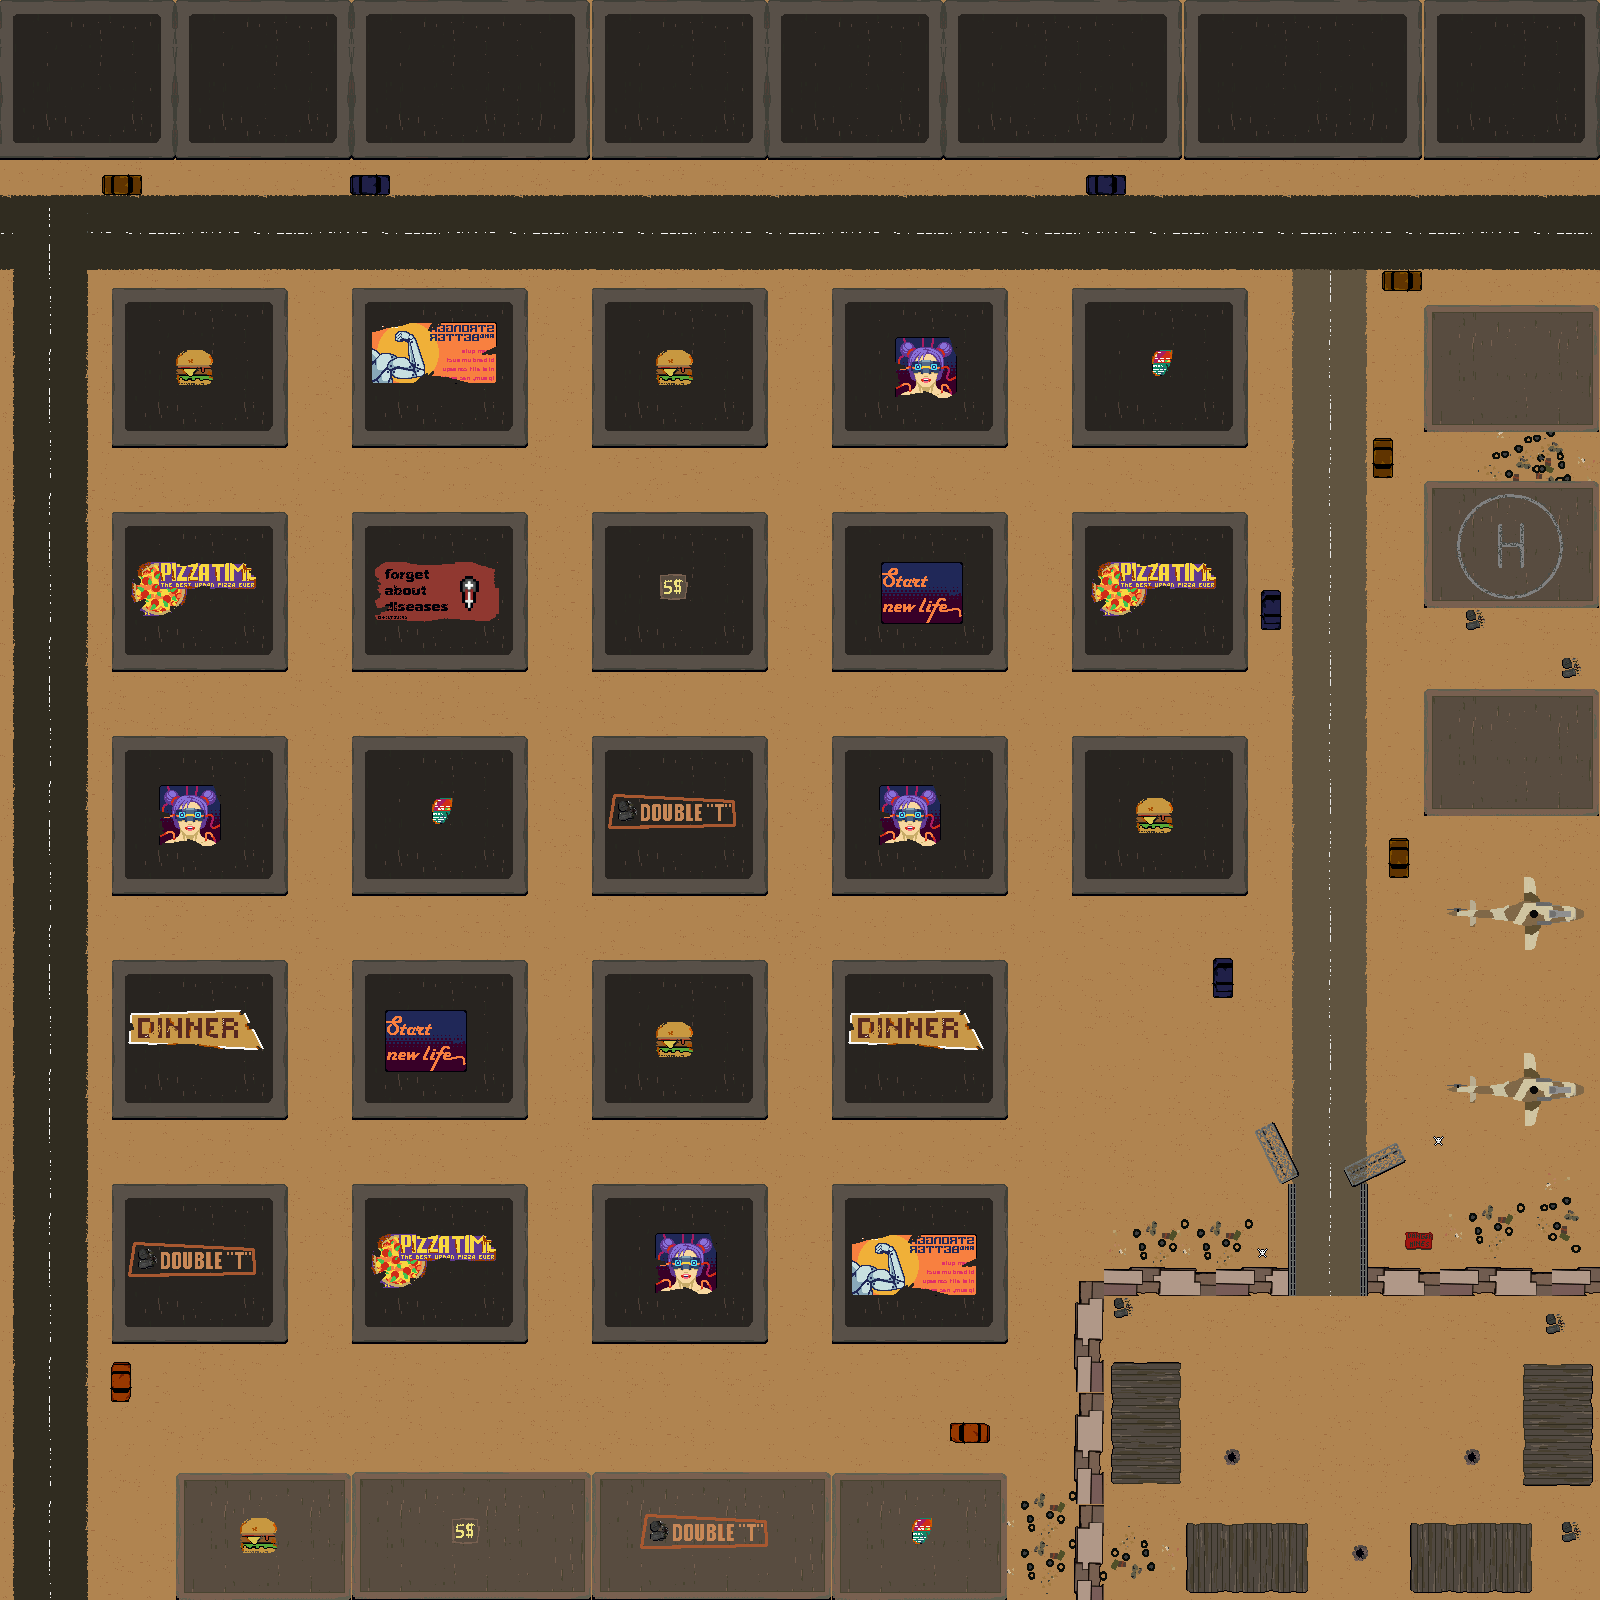

A 2D game scene composited from a Tiled map and its tileset images. What follows is a short description and the map's XML, with each tile layer's data collapsed to a summary:
An orthogonal 100x100 tile map with 16x16 px tiles, 8 tile layers (ground, ground decoration, ground decoration 1, ground decoration 2, ...) and 8 objects (7x tree, spawn).

<map version="1.10" tiledversion="1.10.2" orientation="orthogonal" renderorder="right-down" width="100" height="100" tilewidth="16" tileheight="16" infinite="0" nextlayerid="11" nextobjectid="9">
 <tileset firstgid="1" source="wasteland.tsx" />
 <layer id="1" name="ground" width="100" height="100">
  <data>[10000 cells, 10000 non-empty, 9 distinct tile ids]</data>
 </layer>
 <layer id="2" name="ground decoration" width="100" height="100">
  <data>[10000 cells, 10000 non-empty, 25 distinct tile ids]</data>
 </layer>
 <layer id="3" name="ground decoration 1" width="100" height="100">
  <data>[10000 cells, 0 non-empty, 0 distinct tile ids]</data>
 </layer>
 <layer id="4" name="ground decoration 2" width="100" height="100">
  <data>[10000 cells, 500 non-empty, 72 distinct tile ids]</data>
 </layer>
 <layer id="5" name="ground decoration 3" width="100" height="100">
  <data>[10000 cells, 548 non-empty, 64 distinct tile ids]</data>
 </layer>
 <layer id="10" name="ground decoration 4" width="100" height="100">
  <data>[10000 cells, 797 non-empty, 149 distinct tile ids]</data>
 </layer>
 <layer id="6" name="collidable layer" width="100" height="100">
  <properties>
   <property name="collidable" type="bool" value="true" />
  </properties>
  <data>[10000 cells, 4546 non-empty, 570 distinct tile ids]</data>
 </layer>
 <layer id="7" name="collidable layer decoration" width="100" height="100">
  <data>[10000 cells, 653 non-empty, 310 distinct tile ids]</data>
 </layer>
 <objectgroup id="8" name="custom objects">
  <object id="2" type="tree" x="120.667" y="1524">
   <point />
  </object>
  <object id="3" type="tree" x="344.667" y="1408">
   <point />
  </object>
  <object id="4" type="tree" x="744.667" y="1410">
   <point />
  </object>
  <object id="5" type="tree" x="1133.33" y="1081.33">
   <point />
  </object>
  <object id="6" type="tree" x="1427.33" y="1007.33">
   <point />
  </object>
  <object id="7" type="tree" x="1392.67" y="368.667">
   <point />
  </object>
  <object id="8" type="tree" x="1402.67" y="656">
   <point />
  </object>
 </objectgroup>
 <objectgroup id="9" name="key locations">
  <object id="1" name="spawn" x="47" y="201.5">
   <point />
  </object>
 </objectgroup>
</map>